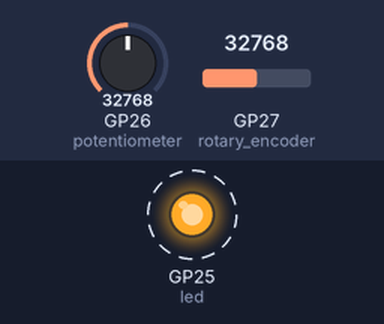
The program below on a simulated Raspberry Pi Pico running MicroPython. Shown: output pins drawn as LEDs (lit = HIGH). Dashed ring = blinking. The inputs (shaded band) are chosen by the test bench; at power-on: GP26 (potentiometer) = 32768, GP27 (rotary_encoder) = 32768 (analog values on the 0–65535 scale). What the program prints to the serial console is not drawn.

Above: at 1.25 s.
1.3 s: GP26 (potentiometer) set to 45874
4.3 s: GP27 (rotary_encoder) set to 45874
Timing chart, 0 to 13.3 s (numbered marks = the images above; inputs shaded):
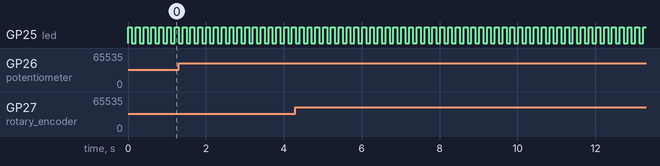

The program:

main.py
```python
import time
from machine import ADC, Pin, Timer

switch_pin  = 8  # GP8
pot_pin     = 26 # GP26
rot_enc_pin = 27 # GP27
led_pin     = 25 # Onboard LED

power_switch   = Pin(switch_pin, Pin.IN, Pin.PULL_UP) # Digital Switch
potentiometer  = ADC(Pin(26))                         # Anolog Potentiometer
rotary_encoder = ADC(Pin(27))                         # Analog 10 Step Rotary Encoder
led            = Pin(led_pin, Pin.OUT)

print("[status:setup:starting]")

def get_volume(adc: ADC, volume_increments: int):
    """"Read raw analog value from ADC object and return an percentage

    Parameters
    ----------
    values : ADC
        Python iterable whose values are summed.

    Returns
    -------
    sum : `float`
        Sum of ``values``.
    """
    percentage = adc.read_u16() / 65536
    percentage_in_increments = int(percentage * 100/volume_increments) * volume_increments / 100

    return round(percentage_in_increments, 2)

timer = Timer()
power = power_switch.value() == 1

def power_toggle(timer):
    global power
    power = not power

def debounce(pin):
    timer.init(mode=Timer.ONE_SHOT, period=200, callback=power_toggle)

power_switch.irq(handler=debounce, trigger=Pin.IRQ_FALLING)

def get_channel(adc):
    return int((adc.read_u16() / 65536) * 10)

cached_switch  = power_switch.value() == 1
cached_volume  = get_volume(potentiometer,3)
cached_channel = get_channel(rotary_encoder)


while True:
    #switch
    if cached_switch is not power:
        cached_switch = power
        if power:
            print("[__sensor:Power:On]")
        else:
            print("[__sensor:Power:Off]")

    #potentiometer
    curr_volume = get_volume(potentiometer,3)
    if cached_volume != curr_volume:
        cached_volume = curr_volume;
        print("[__sensor:Volume:{curr_volume}]")

    #rotary encoder
    curr_channel = get_channel(rotary_encoder)
    if cached_channel is not curr_channel:
        cached_channel = curr_channel
        print("[sensor:Potentiometer:{curr_channel}]")

    # toggle led to show its working
    led.toggle()
    time.sleep(0.1)
```

Measured:
- by itself, GP25 (led): alternates HIGH for 0.10 s and LOW for 0.10 s
